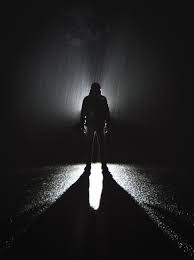
%> input picture Logarithmic transformation/log2.jpg, 194 x 260 px
$ octave LogarithmicTransformation.m   (GNU Octave 9; MATLAB toolbox functions it lacks are replaced by stand-ins)
%> lines starting %> are read from the running program, lines starting %| are printed output that depends on the picture
a=imread('log2.jpg');
%> a is the input picture: size 260x194x3 uint8; mean R, G, B 33.3, 33, 33.6
figure
imshow(a);
title 'Original Image'
b=im2double(a);
s=(1*log(1+b))*256;
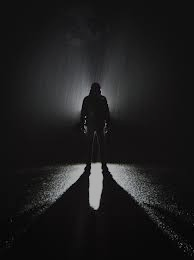
%> s: size 260x194x3 double; mean R, G, B 29.6, 29.3, 29.8
s1=uint8(s);
figure
imshow(s1);
title 'c=1'

sp=(2*log(1+b))*256;
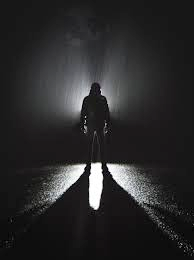
%> sp: size 260x194x3 double; mean R, G, B 59.2, 58.6, 59.5; drawn with min black and max white
s2=uint8(sp);
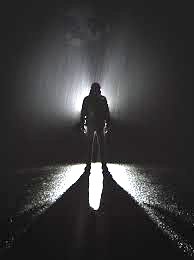
%> s2: size 260x194x3 uint8; mean R, G, B 57.5, 56.9, 57.8
figure
imshow(s2);
title 'c=2'


sp2=(3*log(1+b))*256;
s3=uint8(sp2);
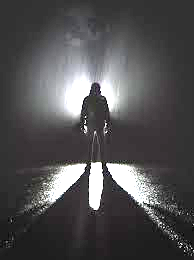
%> s3: size 260x194x3 uint8; mean R, G, B 81.3, 80.2, 81.4
figure
imshow(s3);
title 'c=3'
